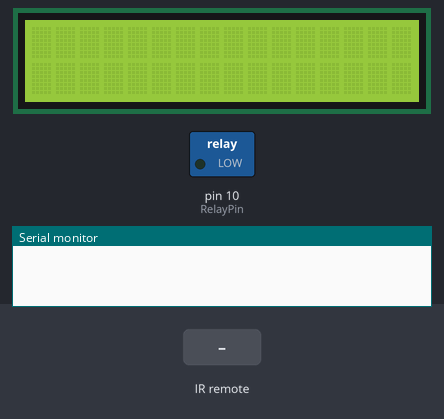
Simulated run of this sketch. Board: Arduino Uno, built with avr-gcc and run on an emulated ATmega328P. Shown: 16×2 character LCD, switched loads named in the sketch (green lamp = pin HIGH), the last lines printed to the serial monitor. The test bench sets the inputs (shaded band).

Above: at 1.2 s.
1.3 s: infrared code 0xFFA25D received
At 1.8 s:
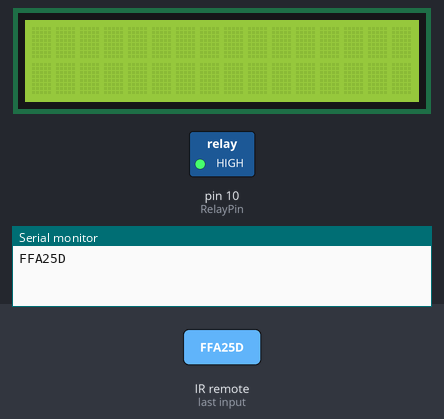
2.8 s: infrared code 0xFD9A65 received
At 4.1 s:
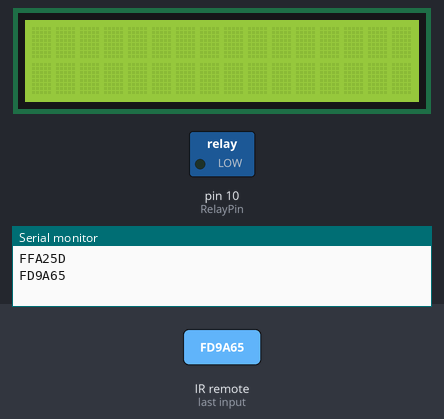
Timing chart, 0 to 5.8 s (numbered marks = the images above; inputs shaded):
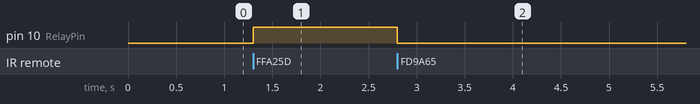

Measured:
- after the input at 1.3 s, pin 10 (RelayPin): LOW → HIGH at once
- after the input at 2.8 s, pin 10 (RelayPin): HIGH → LOW at once

The sketch:

newLcd.ino
```cpp
#include <IRremote.h>
#include <LiquidCrystal_I2C.h>

const int RECV_PIN = 7;
int RelayPin = 10;
IRrecv irrecv(RECV_PIN);
decode_results results;
LiquidCrystal_I2C lcd(0x27, 16, 2);
#define onOff FFA25D

void setup(){
  Serial.begin(9600);
  irrecv.enableIRIn();
  lcd.init();
  pinMode(RelayPin, OUTPUT);
  lcd.backlight();

}

void loop(){
  if (irrecv.decode(&results)){
        Serial.println(results.value, HEX);
        if ((results.value) == 0xFFA25D || (results.value) == 0xFD9A65)
        {
          if (digitalRead(RelayPin) == HIGH)
          {
            digitalWrite(RelayPin, LOW);
          }
          else
          {
            digitalWrite(RelayPin, HIGH);
          }

        }
   irrecv.resume();
  }
}
```
